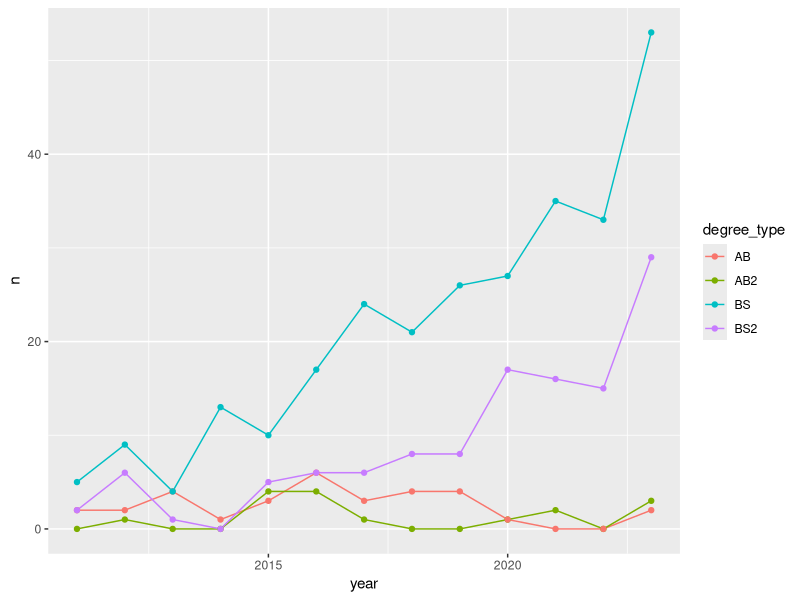
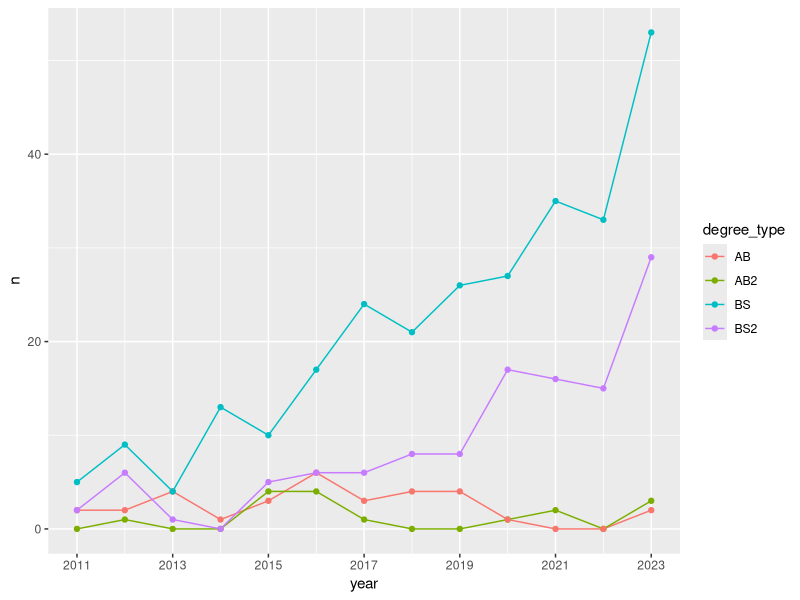
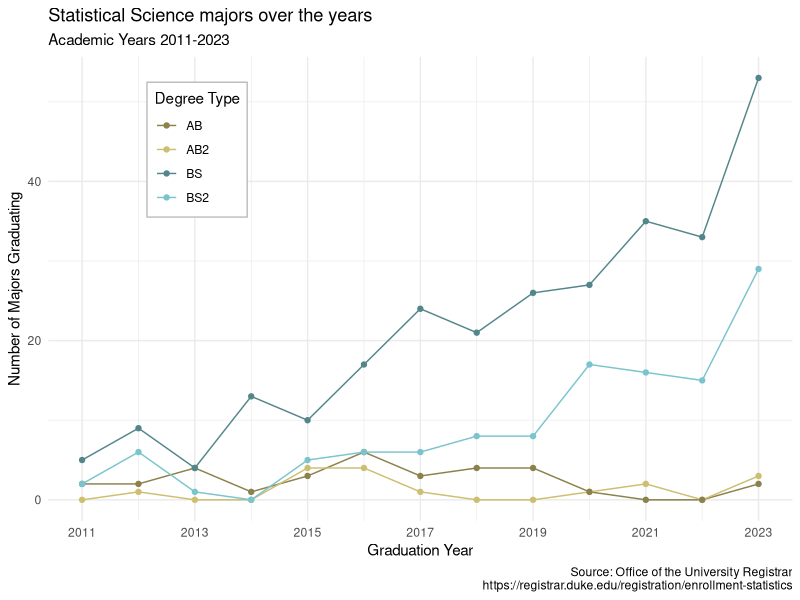

R code for these plots, in order:
## ---- chunk 1
#| label: load-packages-data
#| message: false

library(tidyverse)

statsci <- read_csv("data/statsci.csv")
## ---- chunk 2
statsci
## ---- chunk 3
#| label: pivot

# add your code here

df <- statsci |> 
  pivot_longer(cols = "2011":last_col(), names_to = "year", values_to = "n")

## ---- chunk 4
#| label: pivot-with-transform

# add your code here
df <- statsci |> 
  pivot_longer(cols = "2011":last_col(), 
               names_to = "year", 
               values_to = "n",
               names_transform = list(year = as.numeric))
## ---- chunk 5

#| label: convert-na

# add your code here
df <- statsci |>
  mutate(across("2011":last_col(), ~replace_na(., 0))) |> 
  pivot_longer(cols = "2011":last_col(), 
               names_to = "year", 
               values_to = "n",
               names_transform = list(year = as.numeric))
## ---- chunk 6
#| label: degree-type

# add your code here
df <- statsci |>
  mutate(across("2011":last_col(), ~replace_na(., 0))) |> 
  pivot_longer(cols = "2011":last_col(), 
               names_to = "year", 
               values_to = "n",
               names_transform = list(year = as.numeric)) |> 
  mutate(degree_type = str_extract(degree, "(?<=\\().+?(?=\\))"), .after = "degree")
  
df
## ---- chunk 7
#| label: plot-draft

# add your code here.
df |> 
  ggplot(aes(x = year, y = n, color = degree_type)) +
  geom_line() +
  geom_point()

## ---- chunk 8
#| label: plot-improve-1
# add your code here
df |> 
  ggplot(aes(x = year, y = n, color = degree_type)) +
  geom_line() +
  geom_point() +
  scale_x_continuous(breaks = seq(2011, 2023, by=2))
  

## ---- chunk 9
#| label: plot-improve-2

# add your code here
new_cols <- 


df |> 
  ggplot(aes(x = year, y = n, color = degree_type)) +
  geom_line() +
  geom_point() +
  scale_x_continuous(breaks = seq(2011, 2023, by=2)) +
  scale_color_manual(values=c(
    "BS" = "cadetblue4",
    "BS2" = "cadetblue3",
    "AB" = "lightgoldenrod4",
    "AB2" = "lightgoldenrod3"))

## ---- chunk 10
#| label: plot-improve-3

# add your code here




## ---- chunk 11
#| label: plot-improve-4
#| fig-width: 7
#| fig-height: 5
# add your code here
df |> 
  ggplot(aes(x = year, y = n, color = degree_type)) +
  geom_line() +
  geom_point() +
  scale_x_continuous(breaks = seq(2011, 2023, by=2)) +
  scale_color_manual(values=c(
    "BS" = "cadetblue4",
    "BS2" = "cadetblue3",
    "AB" = "lightgoldenrod4",
    "AB2" = "lightgoldenrod3")) +
  labs(title = "Statistical Science majors over the years",
       subtitle = "Academic Years 2011-2023",
       x ="Graduation Year",
       y = "Number of Majors Graduating",
       color = "Degree Type",
       caption = "Source: Office of the University Registrar\n https://registrar.duke.edu/registration/enrollment-statistics") +
  theme_minimal() +
  theme(legend.position = "inside",
        legend.position.inside = c(.2,.8),
        legend.background = element_rect(color="grey"))

